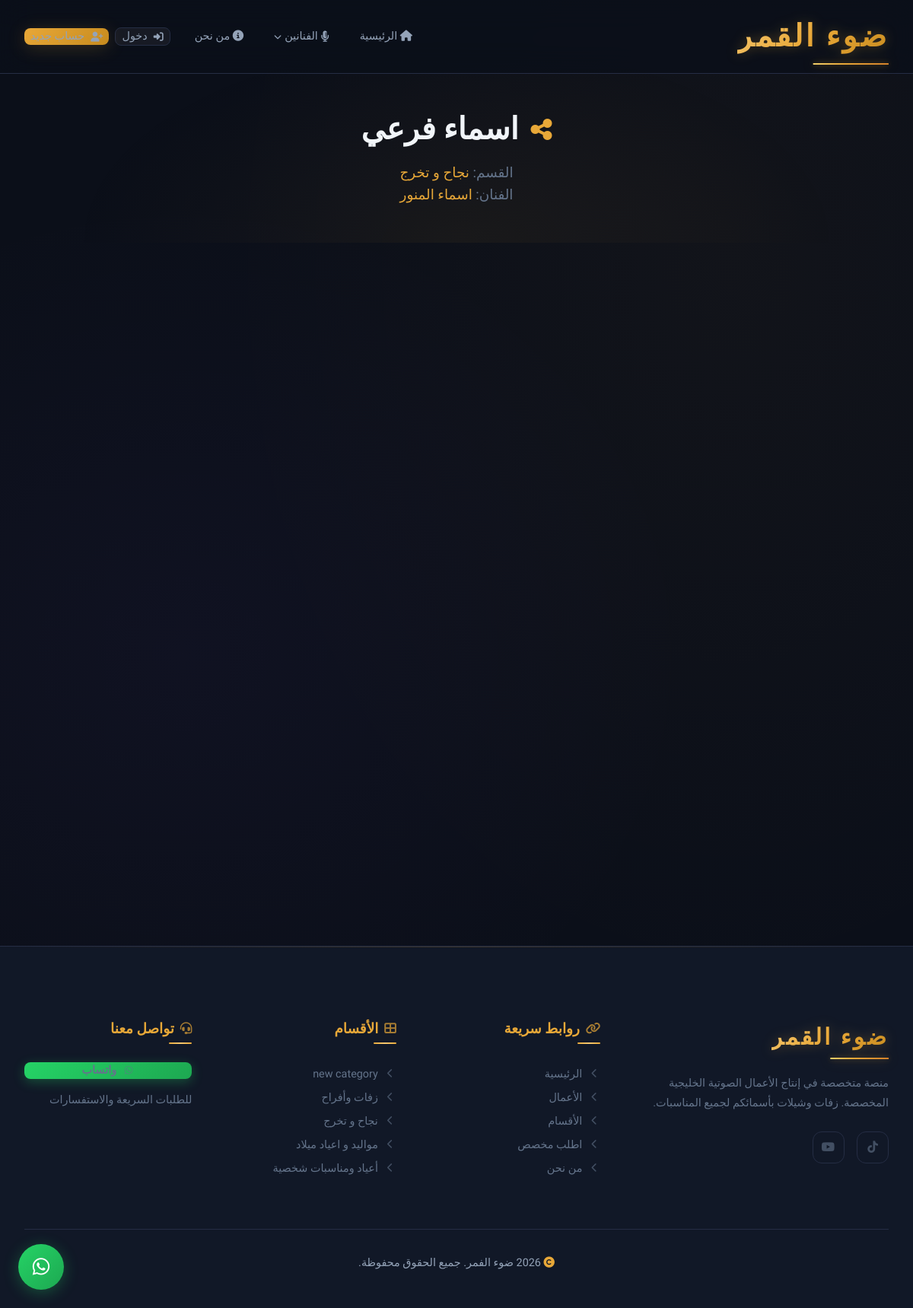
The app's page /sample/16 with its own data.
### app/models.py (models this page shows, shortened)
class Sample(db.Model):
    __tablename__ = 'samples'
    id = db.Column(db.Integer, primary_key=True)
    title = db.Column(db.String(200), nullable=False)
    category_id = db.Column(db.Integer, db.ForeignKey('categories.id'), nullable=False)
    media_type = db.Column(db.String(20), nullable=False, default='youtube')
    media_url = db.Column(db.String(500), nullable=False)
    cover_image = db.Column(db.String(500), nullable=True)
    is_featured = db.Column(db.Boolean, default=False)
    created_at = db.Column(db.DateTime, default=lambda: datetime.now(timezone.utc))
    singers = db.relationship(
        'Singer',
        secondary=sample_singers,
        back_populates='samples',
        order_by='Singer.sort_order, Singer.name',
    )

class Category(db.Model):
    __tablename__ = 'categories'
    id = db.Column(db.Integer, primary_key=True)
    name = db.Column(db.String(100), nullable=False)
    slug = db.Column(db.String(100), unique=True, nullable=False)
    description = db.Column(db.Text, nullable=True)
    icon = db.Column(db.String(50), nullable=True)
    sort_order = db.Column(db.Integer, default=0)
    parent_id = db.Column(db.Integer, db.ForeignKey('categories.id'), nullable=True)
    subcategories = db.relationship(
        'Category',
        backref=db.backref('parent', remote_side=[id]),
        lazy='dynamic'
    )
    samples = db.relationship('Sample', backref='category', lazy='dynamic')

class Singer(db.Model):
    __tablename__ = 'singers'
    id = db.Column(db.Integer, primary_key=True)
    name = db.Column(db.String(120), nullable=False)
    slug = db.Column(db.String(120), unique=True, nullable=False)
    background_image = db.Column(db.String(500), nullable=True)
    sort_order = db.Column(db.Integer, default=0)
    created_at = db.Column(db.DateTime, default=lambda: datetime.now(timezone.utc))
    samples = db.relationship(
        'Sample',
        secondary=sample_singers,
        back_populates='singers',
        lazy='dynamic',
    )

### app/routes/main.py (the view)
@main_bp.route('/sample/<int:sample_id>')
def sample_detail(sample_id):
    sample = (
        Sample.query.options(
            joinedload(Sample.category).joinedload(Category.parent),
            selectinload(Sample.singers),
        )
        .filter_by(id=sample_id)
        .first()
    )
    if sample is None:
        abort(404)
    categories = Category.query.order_by(Category.sort_order).all()
    return render_template('sample.html', sample=sample, categories=categories)

### app/templates/sample.html (shortened to what this page needs)
{% extends "base.html" %}
{% from "macros.html" import back_to_home, sample_card, section_header %}
{% block content %}
<section class="category-hero">
    <div class="container">
        <h1><i class="fas fa-share-nodes"></i> {{ sample.title }}</h1>
        <p>
            <span style="color: var(--text-tertiary);">القسم:</span>
            <a href="{{ url_for('main.category', slug=(sample.category.parent.slug if sample.category.parent else sample.category.slug)) }}" style="color: var(--accent); text-decoration: none;">
                {{ sample.category.parent.name if sample.category.parent else sample.category.name }}
            </a>
            {% if sample.singers %}
            <br>
            <span style="color: var(--text-tertiary);">الفنان:</span>
            {% for singer in sample.singers %}
            <a href="{{ url_for('main.singer', slug=singer.slug) }}" style="color: var(--accent); text-decoration: none;">
                {{ singer.name }}
            </a>{% if not loop.last %}<span style="color: var(--text-dim);">،</span>{% endif %}
            {% endfor %}
            {% endif %}
        </p>
    </div>
</section>
<section class="section">
    <div class="container">
        <div class="samples-grid" style="max-width: 520px; margin: 0 auto;">
        </div>
    </div>
</section>
{% endblock %}

### app/templates/base.html (shortened to what this page needs)
<!DOCTYPE html>
<html lang="ar" dir="rtl">
<head>
    <link rel="stylesheet"
          href="https://cdnjs.cloudflare.com/ajax/libs/font-awesome/6.5.1/css/all.min.css"
          onerror="this.onerror=null;this.href='https://cdn.jsdelivr.net/npm/@fortawesome/fontawesome-free@6.5.1/css/all.min.css';" />
    <link rel="stylesheet" href="{{ url_for('static', filename='css/variables.css') }}">
    <link rel="stylesheet" href="{{ url_for('static', filename='css/base.css') }}">
    <link rel="stylesheet" href="{{ url_for('static', filename='css/components.css') }}">
    <link rel="stylesheet" href="{{ url_for('static', filename='css/pages.css') }}">
</head>
<body>
    <nav class="navbar" id="navbar">
        <div class="container">
            <a href="{{ url_for('main.index') }}" class="logo">ضوء القمر</a>
            <div class="nav-links" id="navLinks">
                <a href="{{ url_for('main.index') }}" class="{% if request.endpoint == 'main.index' %}active{% endif %}">
                    <i class="fas fa-home"></i> الرئيسية
                </a>
                <details class="nav-dropdown {% if request.endpoint == 'main.singer' %}active{% endif %}">
                    <summary class="nav-dropdown__summary">
                        <i class="fas fa-microphone-lines"></i> الفنانين
                        <i class="fas fa-chevron-down nav-dropdown__chevron"></i>
                    </summary>
                </details>
                <a href="{{ url_for('main.about') }}" class="{% if request.endpoint == 'main.about' %}active{% endif %}">
                    <i class="fas fa-info-circle"></i> من نحن
                </a>
                <div class="nav-auth">
                    {% if current_user.is_authenticated %}
                        {% if current_user.is_admin %}
                            <a href="{{ url_for('admin.dashboard') }}" class="btn btn-sm btn-ghost">
                                <i class="fas fa-shield-halved"></i> لوحة التحكم
                            </a>
                        {% endif %}
                        <a href="{{ url_for('orders.dashboard') }}" class="btn btn-sm btn-secondary">
                            <i class="fas fa-clipboard-list"></i> طلباتي
                        </a>
                        <a href="{{ url_for('auth.logout') }}" class="btn btn-sm btn-ghost">
                            <i class="fas fa-sign-out-alt"></i> خروج
                        </a>
                    {% else %}
                        <a href="{{ url_for('auth.login') }}" class="btn btn-sm btn-ghost">
                            <i class="fas fa-sign-in-alt"></i> دخول
                        </a>
                        <a href="{{ url_for('auth.register') }}" class="btn btn-sm btn-primary">
                            <i class="fas fa-user-plus"></i> حساب جديد
                        </a>
                    {% endif %}
                </div>
            </div>
        </div>
    </nav>
    <main>
        {% block content %}{% endblock %}
    </main>
    <footer class="footer">
        <div class="container">
            <div class="footer-grid">
                <div class="footer-col footer-brand">
                    <div class="logo" style="margin-bottom: var(--space-lg); font-size: var(--fs-xl); display: inline-block;">ضوء القمر</div>
                    <p>منصة متخصصة في إنتاج الأعمال الصوتية الخليجية المخصصة. زفات وشيلات بأسمائكم لجميع المناسبات.</p>
                    <div class="footer-social">
                        <a href="https://www.tiktok.com/@.bo6b?_r=1&_t=ZS-95rwLRkdma8" aria-label="TikTok">
                            <i class="fab fa-tiktok"></i>
                        </a>
                        <a href="https://youtube.com/@zaffat-f9o?si=nrIe7QA_RzNBtxz0" aria-label="YouTube">
                            <i class="fab fa-youtube"></i>
                        </a>
                    </div>
                </div>
                <div class="footer-col">
                    <h4 class="footer-col__title"><i class="fas fa-link"></i> روابط سريعة</h4>
                    <a href="{{ url_for('main.index') }}"><i class="fas fa-chevron-left"></i> الرئيسية</a>
                    <a href="{{ url_for('main.index') }}#featured"><i class="fas fa-chevron-left"></i> الأعمال</a>
                    <a href="{{ url_for('main.index') }}#categories"><i class="fas fa-chevron-left"></i> الأقسام</a>
                    <a href="{{ url_for('orders.new_order') }}"><i class="fas fa-chevron-left"></i> اطلب مخصص</a>
                    <a href="{{ url_for('main.about') }}"><i class="fas fa-chevron-left"></i> من نحن</a>
                </div>
                <div class="footer-col">
                    <h4 class="footer-col__title"><i class="fas fa-th-large"></i> الأقسام</h4>
                    {% for category in footer_categories %}
                    <a href="{{ url_for('main.category', slug=category.slug) }}"><i class="fas fa-chevron-left"></i> {{ category.name }}</a>
                    {% endfor %}
                </div>
                <div class="footer-col">
                    <h4 class="footer-col__title"><i class="fas fa-headset"></i> تواصل معنا</h4>
                    <a href="https://wa.me/{{ whatsapp_number.replace('+', '') }}" target="_blank" class="btn btn-whatsapp btn-sm" style="margin-bottom: var(--space-md);">
                        <i class="fab fa-whatsapp"></i> واتساب
                    </a>
                    <p style="font-size: var(--fs-sm); color: var(--text-tertiary);">للطلبات السريعة والاستفسارات</p>
                </div>
            </div>
            <div class="footer-bottom">
                <p><i class="fas fa-copyright"></i> {{ brand_year }} {{ brand_name }}. جميع الحقوق محفوظة.</p>
            </div>
        </div>
    </footer>
    <a href="https://wa.me/{{ whatsapp_number.replace('+', '') }}" target="_blank" class="whatsapp-float" aria-label="تواصل واتساب">
        <i class="fab fa-whatsapp"></i>
    </a>
</body>
</html>

### app/static/css/variables.css (style rules this page uses)
:root { --accent: #E8A838; --accent-light: #F5C871; --accent-dark: #C78B1E; --accent-glow: rgba(232, 168, 56, 0.35); --accent-5: rgba(232, 168, 56, 0.05); --accent-10: rgba(232, 168, 56, 0.10); --accent-15: rgba(232, 168, 56, 0.15); --accent-20: rgba(232, 168, 56, 0.20); --gradient-accent: linear-gradient(135deg, #E8A838 0%, #F5C871 50%, #E8A838 100%); --gradient-accent-btn: linear-gradient(135deg, #E8A838 0%, #C78B1E 100%); --gradient-accent-text: linear-gradient(135deg, #F5C871, #E8A838, #C78B1E); --gradient-accent-vivid: linear-gradient(135deg, #F2D06B 0%, #E8A838 40%, #D4822A 100%); --secondary: #8B5CF6; --secondary-light: #A78BFA; --secondary-dark: #7C3AED; --secondary-glow: rgba(139, 92, 246, 0.25); --secondary-10: rgba(139, 92, 246, 0.10); --tertiary: #14B8A6; --tertiary-glow: rgba(20, 184, 166, 0.2); --bg-base: #0B0F19; --bg-card: #111827; --bg-elevated: #1A2035; --bg-hover: #1E2642; --bg-border: #252D44; --bg-border-light: #2E3A56; --text-primary: #F1F5F9; --text-secondary: #94A3B8; --text-tertiary: #64748B; --text-dim: #475569; --success: #22C55E; --success-bg: rgba(34, 197, 94, 0.12); --success-border: rgba(34, 197, 94, 0.25); --warning: #F59E0B; --warning-bg: rgba(245, 158, 11, 0.12); --warning-border: rgba(245, 158, 11, 0.25); --info: #3B82F6; --info-bg: rgba(59, 130, 246, 0.12); --info-border: rgba(59, 130, 246, 0.25); --error: #EF4444; --error-bg: rgba(239, 68, 68, 0.12); --error-border: rgba(239, 68, 68, 0.25); --whatsapp: #25D366; --whatsapp-dark: #1DA851; --whatsapp-glow: rgba(37, 211, 102, 0.3); --font-primary: 'Tajawal', 'Segoe UI', sans-serif; --fs-xs: clamp(0.7rem, 0.65rem + 0.25vw, 0.8rem); --fs-sm: clamp(0.8rem, 0.75rem + 0.3vw, 0.9rem); --fs-base: clamp(0.9rem, 0.85rem + 0.35vw, 1rem); --fs-md: clamp(1rem, 0.9rem + 0.5vw, 1.15rem); --fs-lg: clamp(1.15rem, 1rem + 0.7vw, 1.4rem); --fs-xl: clamp(1.4rem, 1.15rem + 1.2vw, 1.85rem); --fs-2xl: clamp(1.75rem, 1.35rem + 2vw, 2.5rem); --fs-3xl: clamp(2.2rem, 1.5rem + 3.5vw, 3.5rem); --fs-hero: clamp(2rem, 1.2rem + 4vw, 3.8rem); --fw-light: 300; --fw-regular: 400; --fw-medium: 500; --fw-bold: 700; --fw-black: 900; --lh-tight: 1.3; --lh-normal: 1.6; --lh-relaxed: 1.8; --space-xs: 0.25rem; --space-sm: 0.5rem; --space-md: 1rem; --space-lg: 1.5rem; --space-xl: 2rem; --space-2xl: 3rem; --space-3xl: 4rem; --space-4xl: 6rem; --space-section: clamp(3rem, 2rem + 5vw, 6rem); --container-max: 1200px; --container-padding: clamp(1rem, 3vw, 2rem); --radius-sm: 8px; --radius-md: 12px; --radius-lg: 16px; --radius-xl: 24px; --radius-full: 9999px; --shadow-sm: 0 2px 8px rgba(0, 0, 0, 0.25); --shadow-md: 0 4px 24px rgba(0, 0, 0, 0.35); --shadow-lg: 0 8px 40px rgba(0, 0, 0, 0.45); --shadow-accent: 0 4px 25px rgba(232, 168, 56, 0.2); --shadow-accent-lg: 0 8px 40px rgba(232, 168, 56, 0.25); --shadow-card: 0 4px 20px rgba(0, 0, 0, 0.3); --shadow-card-hover: 0 12px 40px rgba(0, 0, 0, 0.4), 0 0 0 1px rgba(232, 168, 56, 0.1); --glass-bg: rgba(11, 15, 25, 0.8); --glass-bg-heavy: rgba(11, 15, 25, 0.92); --glass-border: rgba(232, 168, 56, 0.12); --glass-blur: 20px; --transition-fast: 0.15s ease; --transition-base: 0.3s cubic-bezier(0.4, 0, 0.2, 1); --transition-slow: 0.5s cubic-bezier(0.4, 0, 0.2, 1); --transition-spring: 0.5s cubic-bezier(0.175, 0.885, 0.32, 1.275); --z-dropdown: 100; --z-sticky: 200; --z-nav: 300; --z-modal: 400; --z-whatsapp: 500; }

### app/static/css/pages.css (style rules this page uses)
.samples-grid { display: grid; grid-template-columns: repeat(auto-fill, minmax(320px, 1fr)); gap: var(--space-xl); }
.category-hero { padding: calc(80px + var(--space-3xl)) 0 var(--space-2xl); text-align: center; position: relative; background: radial-gradient(ellipse at 50% 100%, rgba(232, 168, 56, 0.05) 0%, transparent 60%); }
.category-hero h1 { font-size: var(--fs-2xl); margin-bottom: var(--space-md); display: flex; align-items: center; justify-content: center; gap: var(--space-md); }
.category-hero h1 i { color: var(--accent); font-size: 0.8em; }
.category-hero p { font-size: var(--fs-md); color: var(--text-tertiary); max-width: 600px; margin: 0 auto; }

### records on screen
Sample: title "اسماء فرعي"
Category: category.parent "نجاح و تخرج", name "نجاح و تخرج"
Singer: name "اسماء المنور"
Category: name "new category"
Category: name "زفات وأفراح"
Category: name "مواليد و اعياد ميلاد"
Category: name "أعياد ومناسبات شخصية"

### other values on screen
{{ brand_name }} "ضوء الفمر"
